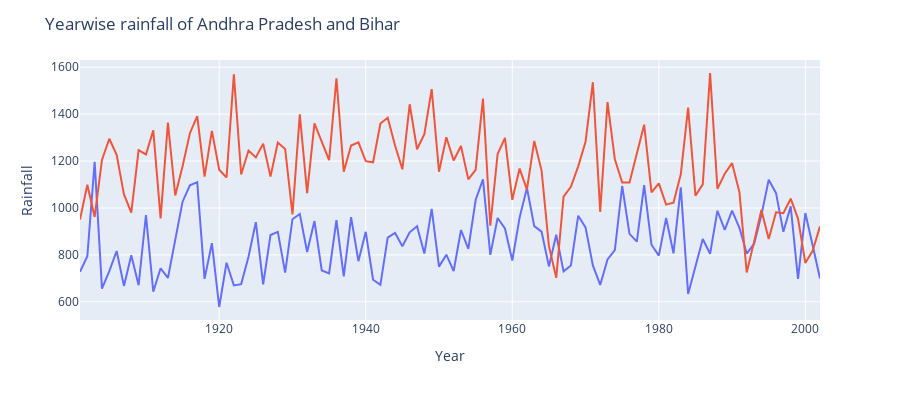

Notebook source saved alongside this figure:
### Code cell
# state_name='Andhra Pradesh'
state_name1='Bihar'
data1=data.groupby('State')

data_sum=data1.get_group(state_name).groupby('Year').sum()['Sum']/data.groupby('State').get_group(state_name).groupby('District').nunique().count()[0]
data_sum1=data1.get_group(state_name1).groupby('Year').sum()['Sum']/data.groupby('State').get_group(state_name1).groupby('District').nunique().count()[0]

max_index = data_sum.idxmax()
min_index = data_sum.idxmin()

fig1 = px.line(data, x=data_sum.index, y=data_sum)
fig1.add_scatter(x=data_sum1.index, y=data_sum1)  #, mode='lines', name=state_name1)
# fig = px.line(data.groupby('State').get_group('Andhra Pradesh').groupby('Year').sum()['Sum']/102,x=data.groupby('State').get_group(state_name).groupby('Year').sum()['Sum']/102.index, y=data.groupby('State').get_group(state_name).groupby('Year').sum()['Sum']/102, title='Life expectancy in Canada')
# fig.add_annotation(x=max_index, y=data_sum[max_index],
#                    text="Max: {:.2f}".format(data_sum[max_index]),
#                    showarrow=True, arrowhead=1)
# fig.add_annotation(x=min_index, y=data_sum[min_index],
#                    text="Min: {:.2f}".format(data_sum[min_index]),
#                    showarrow=True, arrowhead=1)
fig1.update_layout(height=400, showlegend=False)
fig1.update_xaxes(title_text='Year')
fig1.update_yaxes(title_text='Rainfall')
## set label for different state
fig.update_traces(marker_color='red', selector=dict(name=state_name))
## update the title
fig1.update_layout(title_text='Yearwise rainfall of '+state_name+' and '+state_name1)

### Figure 1 — Plotly figure (JSON) as saved in the notebook; plotly's stock layout.template omitted (floating-point values rounded to 4 significant figures)
{"data": [{"hovertemplate": "x=%{x}<br>y=%{y}<extra></extra>", "legendgroup": "", "line": {"color": "#636efa", "dash": "solid"}, "marker": {"symbol": "circle"}, "mode": "lines", "name": "", "orientation": "v", "showlegend": false, "type": "scatter", "x": [1901, 1902, 1903, 1904, 1905, 1906, 1907, 1908, 1909, 1910, 1911, 1912, 1913, 1914, 1915, 1916, 1917, 1918, 1919, 1920, 1921, 1922, 1923, 1924, 1925, 1926, 1927, 1928, 1929, 1930, 1931, 1932, 1933, 1934, 1935, 1936, 1937, 1938, 1939, 1940, 1941, 1942, 1943, 1944, 1945, 1946, 1947, 1948, 1949, 1950, 1951, 1952, 1953, 1954, 1955, 1956, 1957, 1958, 1959, 1960, 1961, 1962, 1963, 1964, 1965, 1966, 1967, 1968, 1969, 1970, 1971, 1972, 1973, 1974, 1975, 1976, 1977, 1978, 1979, 1980, 1981, 1982, 1983, 1984, 1985, 1986, 1987, 1988, 1989, 1990, 1991, 1992, 1993, 1994, 1995, 1996, 1997, 1998, 1999, 2000, 2001, 2002], "xaxis": "x", "y": [727.9, 794.2, 1197.0, 656.2, 730.6, 816.6, 667.8, 798.1, 670.9, 970.0, 643.1, 742.9, 701.6, 866.7, 1027.0, 1097.0, 1110.0, 697.6, 849.8, 577.8, 766.5, 669.9, 675.3, 792.3, 939.7, 674.1, 884.6, 898.0, 724.3, 952.1, 974.3, 812.1, 944.1, 733.4, 721.1, 947.6, 708.1, 960.8, 773.2, 898.5, 694.0, 672.2, 873.5, 893.6, 837.1, 896.4, 922.2, 805.6, 996.1, 750.0, 800.9, 731.1, 906.1, 825.5, 1034.0, 1122.0, 800.2, 957.2, 912.6, 776.2, 958.9, 1086.0, 922.7, 898.9, 750.9, 885.6, 729.6, 754.9, 967.2, 917.3, 755.3, 671.9, 780.4, 820.6, 1094.0, 889.8, 856.3, 1098.0, 843.2, 796.6, 957.4, 806.7, 1088.0, 633.2, 749.5, 867.9, 804.7, 988.1, 906.5, 988.4, 915.5, 805.8, 846.5, 969.7, 1120.0, 1063.0, 898.3, 1007.0, 697.2, 978.6, 839.9, 699.6], "yaxis": "y"}, {"type": "scatter", "x": [1901, 1902, 1903, 1904, 1905, 1906, 1907, 1908, 1909, 1910, 1911, 1912, 1913, 1914, 1915, 1916, 1917, 1918, 1919, 1920, 1921, 1922, 1923, 1924, 1925, 1926, 1927, 1928, 1929, 1930, 1931, 1932, 1933, 1934, 1935, 1936, 1937, 1938, 1939, 1940, 1941, 1942, 1943, 1944, 1945, 1946, 1947, 1948, 1949, 1950, 1951, 1952, 1953, 1954, 1955, 1956, 1957, 1958, 1959, 1960, 1961, 1962, 1963, 1964, 1965, 1966, 1967, 1968, 1969, 1970, 1971, 1972, 1973, 1974, 1975, 1976, 1977, 1978, 1979, 1980, 1981, 1982, 1983, 1984, 1985, 1986, 1987, 1988, 1989, 1990, 1991, 1992, 1993, 1994, 1995, 1996, 1997, 1998, 1999, 2000, 2001, 2002], "y": [951.0, 1099.0, 961.8, 1205.0, 1295.0, 1226.0, 1057.0, 980.6, 1246.0, 1228.0, 1331.0, 955.4, 1364.0, 1053.0, 1178.0, 1319.0, 1391.0, 1133.0, 1329.0, 1163.0, 1130.0, 1570.0, 1143.0, 1245.0, 1215.0, 1274.0, 1134.0, 1279.0, 1252.0, 972.8, 1399.0, 1064.0, 1361.0, 1284.0, 1204.0, 1553.0, 1154.0, 1266.0, 1279.0, 1200.0, 1195.0, 1360.0, 1385.0, 1266.0, 1165.0, 1442.0, 1250.0, 1315.0, 1507.0, 1154.0, 1301.0, 1202.0, 1264.0, 1122.0, 1162.0, 1467.0, 924.2, 1230.0, 1298.0, 1035.0, 1168.0, 1078.0, 1286.0, 1160.0, 838.3, 702.3, 1049.0, 1090.0, 1177.0, 1282.0, 1536.0, 983.5, 1451.0, 1207.0, 1108.0, 1109.0, 1230.0, 1355.0, 1067.0, 1105.0, 1014.0, 1023.0, 1144.0, 1428.0, 1052.0, 1101.0, 1575.0, 1082.0, 1146.0, 1191.0, 1068.0, 724.9, 855.4, 991.3, 867.7, 981.7, 977.6, 1039.0, 954.7, 765.3, 817.5, 922.4]}], "layout": {"height": 400, "legend": {"tracegroupgap": 0}, "margin": {"t": 60}, "showlegend": false, "title": {"text": "Yearwise rainfall of Andhra Pradesh and Bihar"}, "xaxis": {"anchor": "y", "domain": [0, 1], "title": {"text": "Year"}}, "yaxis": {"anchor": "x", "domain": [0, 1], "title": {"text": "Rainfall"}}}}
